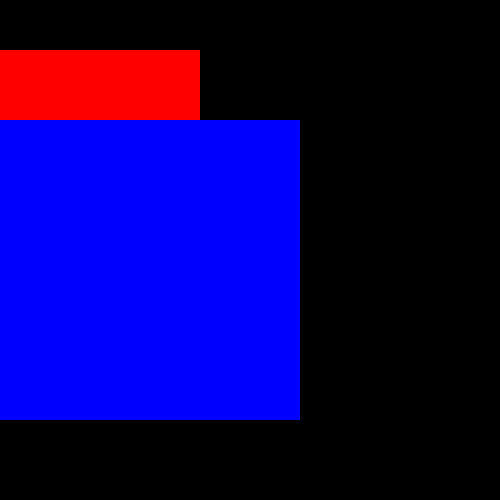
Frame 1 (no input)
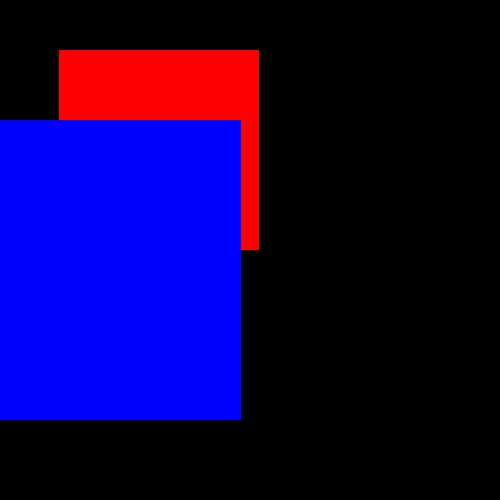
Frame 60 (the mouse pressed at the canvas centre just before this capture)
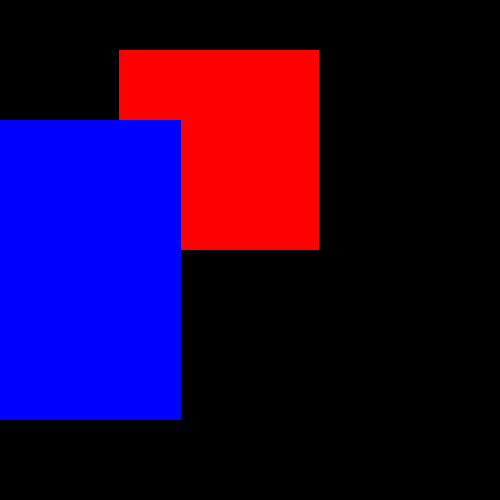
Frame 120 (the mouse held since frame 60 and released just before this capture)

The Processing sketch that drew these frames (run headless with seeded random() and noise(); from frame 60 on, the mouse is pressed at the canvas centre):

// Processing sketch: sketch_190121a
// ── sketch_190121a.pde
float x1 = 0;
float x2 = 0;

void setup() {
  size(500, 500);
}

void draw() {
  background(0);
  
  noStroke();
  
  fill(255, 0, 0);
  rect(x1, 50, 200, 200);
  
  fill(0, 0, 255);
  rect(x2, 120, 300, 300);
  
  x1 = x1 + 1;
  x2 = x2 - 1;
}
